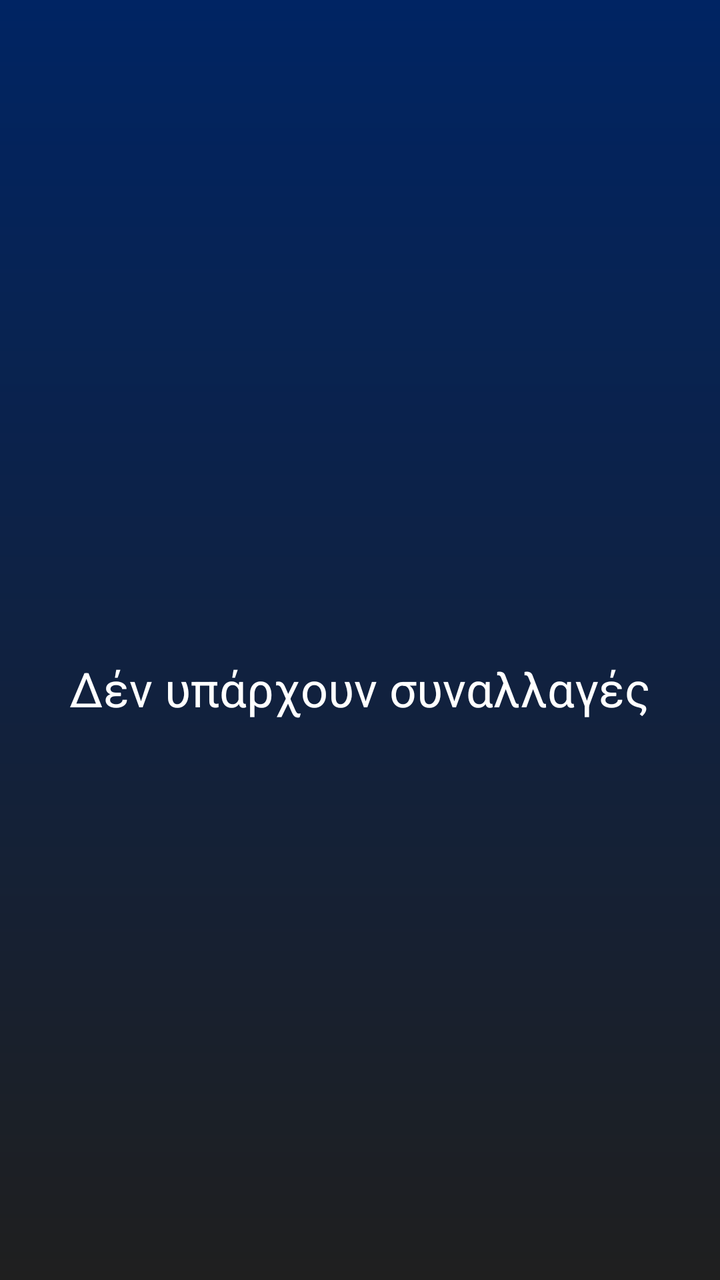
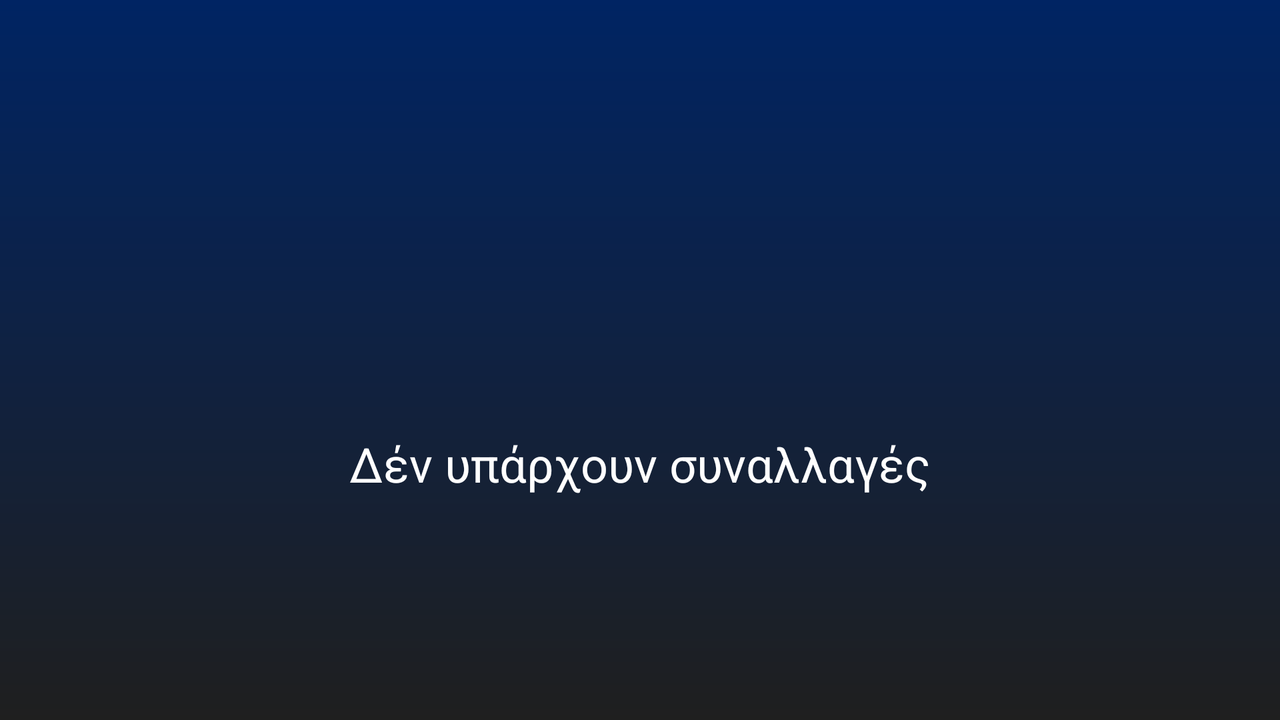

One screen, two layout resources from the same app: the default and the repository's alternative for another configuration. Each is rendered where Android would select it; the XML of both is given below.
<!-- AndroidManifest.xml: application theme Theme.Ergasia -->
<!-- res/layout/fragment_transaction.xml -->
<?xml version="1.0" encoding="utf-8"?>
<androidx.constraintlayout.widget.ConstraintLayout xmlns:android="http://schemas.android.com/apk/res/android"
    xmlns:app="http://schemas.android.com/apk/res-auto"
    xmlns:tools="http://schemas.android.com/tools"
    android:id="@+id/transaction_fragment"
    android:layout_width="match_parent"
    android:layout_height="match_parent"
    tools:context=".ui.transactions.TransactionFragment"
    android:background="@drawable/background"
    >

    <androidx.recyclerview.widget.RecyclerView
        android:id="@+id/Recycler"
        android:layout_width="match_parent"
        android:layout_height="match_parent"
        android:background="#00000000"
        app:layout_constraintBottom_toBottomOf="parent"
        app:layout_constraintEnd_toEndOf="parent"
        app:layout_constraintStart_toStartOf="parent"
        app:layout_constraintTop_toTopOf="parent" />

    <ImageView
        android:id="@+id/imageNoData"
        android:layout_width="0dp"
        android:layout_height="200dp"
        android:layout_marginStart="64dp"
        android:layout_marginTop="96dp"
        android:layout_marginEnd="64dp"
        android:src="@drawable/nodata"
        app:layout_constraintEnd_toEndOf="parent"
        app:layout_constraintStart_toStartOf="@+id/Recycler"
        app:layout_constraintTop_toTopOf="parent" />

    <TextView
        android:id="@+id/textNoData"
        android:layout_width="wrap_content"
        android:layout_height="wrap_content"
        android:layout_marginTop="32dp"
        android:textColor="@color/white"
        android:textSize="24sp"
        android:text="Δέν υπάρχουν συναλλαγές"
        app:layout_constraintEnd_toEndOf="@+id/Recycler"
        app:layout_constraintStart_toStartOf="@+id/Recycler"
        app:layout_constraintTop_toBottomOf="@+id/imageNoData" />
</androidx.constraintlayout.widget.ConstraintLayout>
<!-- resources referenced by this layout -->
<resources>
  <color name="white">#FFFFFFFF</color>
  <!-- drawable background (drawable) -->
  <?xml version="1.0" encoding="utf-8"?>
  <shape xmlns:android="http://schemas.android.com/apk/res/android"
      android:shape="rectangle" >
  
      <gradient
          android:angle="90"
          android:endColor="#002463"
          android:startColor="#1F1F1F"
          android:type="linear" />
  
  </shape>
  <!-- from res/values-v29/ -->
  <style name="Theme.Ergasia" parent="Theme.MaterialComponents.Light.DarkActionBar">
          
          <item name="colorPrimary">@color/blue_menu</item>
          <item name="colorPrimaryVariant">@color/black</item>
          <item name="colorOnPrimary">@color/black</item>
          
          <item name="colorSecondary">@color/blue_menu</item>
          <item name="colorSecondaryVariant">@color/black</item>
          <item name="colorOnSecondary">@color/black</item>
          
          <item name="android:statusBarColor">?attr/colorPrimaryVariant</item>
          
          <item name="android:forceDarkAllowed">false</item>
          
      </style>
  <color name="blue_menu">#002787</color>
  <color name="black">#FF000000</color>
</resources>
<!-- res/layout-land/fragment_transaction.xml (the repository's variant of the layout above) -->
<!-- drawn on the phone turned sideways -->
<?xml version="1.0" encoding="utf-8"?>
<androidx.constraintlayout.widget.ConstraintLayout xmlns:android="http://schemas.android.com/apk/res/android"
    xmlns:app="http://schemas.android.com/apk/res-auto"
    xmlns:tools="http://schemas.android.com/tools"
    android:id="@+id/transaction_fragment"
    android:layout_width="match_parent"
    android:layout_height="match_parent"
    tools:context=".ui.transactions.TransactionFragment"
    android:background="@drawable/background"
    >

    <androidx.recyclerview.widget.RecyclerView
        android:id="@+id/Recycler"
        android:layout_width="match_parent"
        android:layout_height="match_parent"
        android:background="#00000000"
        app:layout_constraintBottom_toBottomOf="parent"
        app:layout_constraintEnd_toEndOf="parent"
        app:layout_constraintStart_toStartOf="parent"
        app:layout_constraintTop_toTopOf="parent" />

    <ImageView
        android:id="@+id/imageNoData"
        android:layout_width="0dp"
        android:layout_height="150dp"
        android:layout_marginStart="64dp"
        android:layout_marginEnd="64dp"
        android:src="@drawable/nodata"
        app:layout_constraintBottom_toBottomOf="parent"
        app:layout_constraintEnd_toEndOf="parent"
        app:layout_constraintStart_toStartOf="@+id/Recycler"
        app:layout_constraintTop_toTopOf="@+id/Recycler"
        app:layout_constraintVertical_bias="0.16000003" />

    <TextView
        android:id="@+id/textNoData"
        android:layout_width="wrap_content"
        android:layout_height="wrap_content"
        android:layout_marginTop="32dp"
        android:textColor="@color/white"
        android:textSize="24dp"
        android:text="Δέν υπάρχουν συναλλαγές"
        app:layout_constraintEnd_toEndOf="@+id/Recycler"
        app:layout_constraintStart_toStartOf="@+id/Recycler"
        app:layout_constraintTop_toBottomOf="@+id/imageNoData" />
</androidx.constraintlayout.widget.ConstraintLayout>
